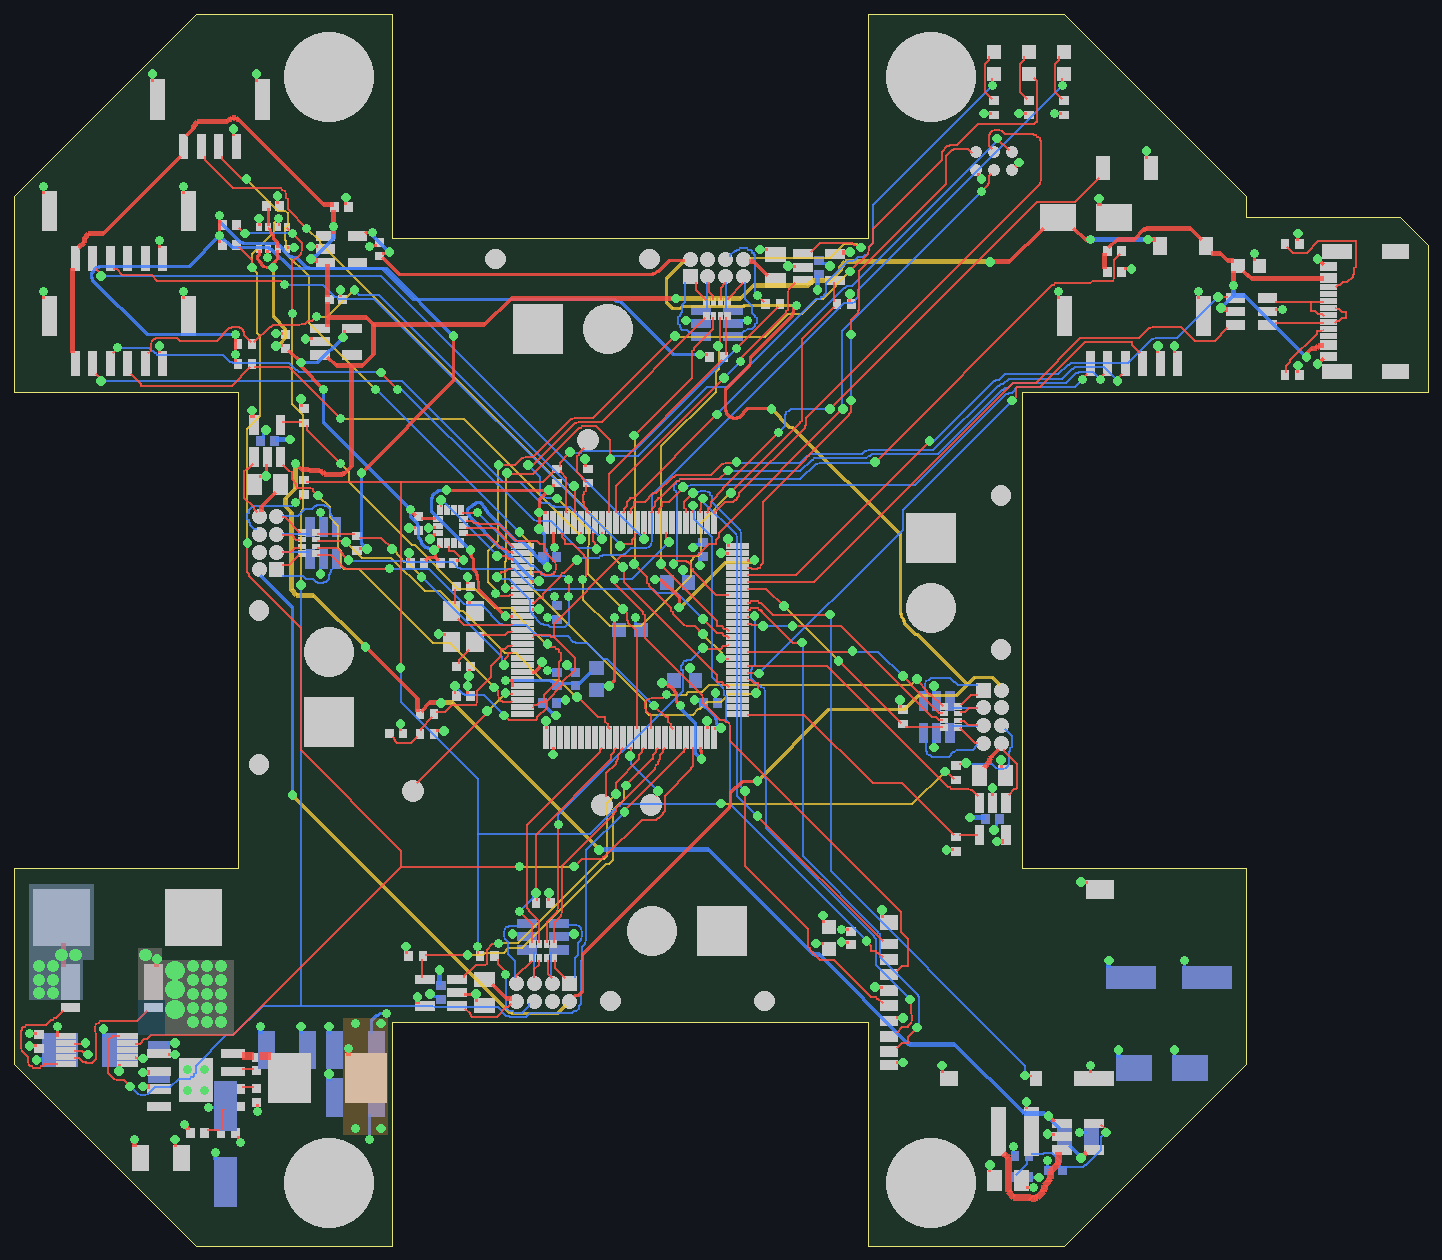

Here is the Python script that generated this plot:
"""Route outside KiCad and draw the result as a PNG (fast iteration / debug aid).

    cad/.venv/Scripts/python hardware/fera-core/gen/preview.py
Needs gen/pads.json (build_board.py --dump-pads). Red = top copper, blue = bottom, yellow = inner signal layer,
green dots = vias, yellow rings = pads the router could not connect.
"""
import json
import math
import sys
from pathlib import Path

from PIL import Image, ImageDraw

HERE = Path(__file__).parent
sys.path.insert(0, str(HERE))
import design as D  # noqa: E402
import router as R  # noqa: E402

S = 14          # pixels per mm


def main():
    data = json.loads((HERE / "pads.json").read_text())
    pads, holes = data["pads"], [tuple(h) for h in data["holes"]]
    keepouts = data.get("keepouts", ())
    if "--stitch-only" in sys.argv:            # redo only the plane stitching on the last result
        result = json.loads((HERE / "route_unstitched.json").read_text())
    else:
        result = R.route(pads, holes, D, keepouts, quick="--quick" in sys.argv)
        (HERE / "route_unstitched.json").write_text(json.dumps(result))
    R.stitch_plane(pads, holes, D, keepouts, result)
    (HERE / "route_result.json").write_text(json.dumps(result))
    draw(pads, result)


def draw(pads, result, name="preview.png"):
    xs = [p[0] for p in D.OUTLINE]
    ys = [p[1] for p in D.OUTLINE]
    x0, y0 = min(xs) - 1, min(ys) - 1
    W, H = int((max(xs) - x0 + 1) * S), int((max(ys) - y0 + 1) * S)

    def P(x, y):
        return ((x - x0) * S, (y - y0) * S)

    img = Image.new("RGB", (W, H), (18, 22, 28))
    d = ImageDraw.Draw(img, "RGBA")
    d.polygon([P(*p) for p in D.OUTLINE], fill=(30, 52, 40), outline=(230, 230, 120))
    for p in pads:
        a = math.radians(p["rot"])
        c, s = math.cos(a), math.sin(a)
        hx, hy = p["sx"] / 2, p["sy"] / 2
        col = (200, 200, 200, 255) if "F" in p["layers"] else (110, 130, 200, 255)
        if p["round"]:
            cx, cy = P(p["x"], p["y"])
            d.ellipse([cx - hx * S, cy - hx * S, cx + hx * S, cy + hx * S], fill=col)
        else:
            pts = [P(p["x"] + lx * c + ly * s, p["y"] - lx * s + ly * c)
                   for lx, ly in ((-hx, -hy), (hx, -hy), (hx, hy), (-hx, hy))]
            d.polygon(pts, fill=col)
    for layer, col in (("In2.Cu", (240, 200, 60, 200)), ("B", (70, 130, 255, 210)),
                       ("F", (255, 80, 70, 210))):
        for net, lay, x1, y1, x2, y2, w in result["segments"]:
            if lay == layer:
                d.line([P(x1, y1), P(x2, y2)], fill=col, width=max(int(w * S), 2))
    for pour in D.POURS:
        col = (255, 150, 60, 70) if pour["layer"] == "F" else (60, 150, 255, 50)
        d.polygon([P(*p) for p in pour["poly"]], fill=col)
    for net, x, y, dia, _drill in result["vias"]:
        cx, cy = P(x, y)
        r = dia / 2 * S
        d.ellipse([cx - r, cy - r, cx + r, cy + r], fill=(90, 220, 110, 255))
    index = {f"{p['ref']}.{p['num']}": p for p in pads}
    for net, where in result["unrouted"]:
        p = index.get(where)
        if p:
            cx, cy = P(p["x"], p["y"])
            d.ellipse([cx - 14, cy - 14, cx + 14, cy + 14], outline=(255, 230, 0, 255), width=3)
    img.save(HERE / name)
    print("wrote", HERE / name, img.size)


if __name__ == "__main__":
    main()
